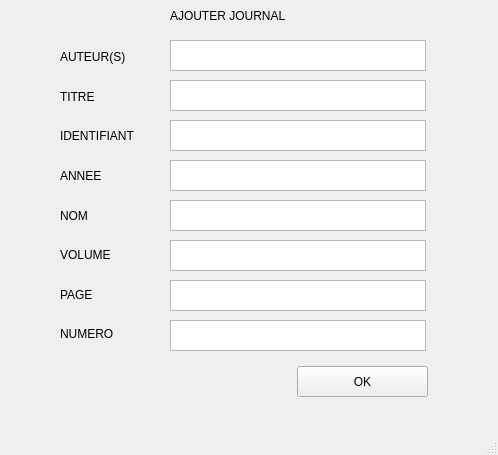
<?xml version="1.0" encoding="UTF-8"?>
<ui version="4.0">
 <class>AjoutJournalClass</class>
 <widget class="QMainWindow" name="AjoutJournalClass">
  <property name="geometry">
   <rect>
    <x>0</x>
    <y>0</y>
    <width>498</width>
    <height>455</height>
   </rect>
  </property>
  <property name="windowTitle">
   <string>MainWindow</string>
  </property>
  <widget class="QWidget" name="centralwidget">
   <widget class="QTextBrowser" name="textBrowser">
    <property name="geometry">
     <rect>
      <x>170</x>
      <y>40</y>
      <width>256</width>
      <height>31</height>
     </rect>
    </property>
   </widget>
   <widget class="QTextBrowser" name="textBrowser_2">
    <property name="geometry">
     <rect>
      <x>170</x>
      <y>80</y>
      <width>256</width>
      <height>31</height>
     </rect>
    </property>
   </widget>
   <widget class="QTextBrowser" name="textBrowser_3">
    <property name="geometry">
     <rect>
      <x>170</x>
      <y>120</y>
      <width>256</width>
      <height>31</height>
     </rect>
    </property>
   </widget>
   <widget class="QTextBrowser" name="textBrowser_4">
    <property name="geometry">
     <rect>
      <x>170</x>
      <y>160</y>
      <width>256</width>
      <height>31</height>
     </rect>
    </property>
   </widget>
   <widget class="QTextBrowser" name="textBrowser_5">
    <property name="geometry">
     <rect>
      <x>170</x>
      <y>200</y>
      <width>256</width>
      <height>31</height>
     </rect>
    </property>
   </widget>
   <widget class="QTextBrowser" name="textBrowser_6">
    <property name="geometry">
     <rect>
      <x>170</x>
      <y>240</y>
      <width>256</width>
      <height>31</height>
     </rect>
    </property>
   </widget>
   <widget class="QTextBrowser" name="textBrowser_7">
    <property name="geometry">
     <rect>
      <x>170</x>
      <y>280</y>
      <width>256</width>
      <height>31</height>
     </rect>
    </property>
   </widget>
   <widget class="QTextBrowser" name="textBrowser_8">
    <property name="geometry">
     <rect>
      <x>170</x>
      <y>320</y>
      <width>256</width>
      <height>31</height>
     </rect>
    </property>
   </widget>
   <widget class="QLabel" name="label_9">
    <property name="geometry">
     <rect>
      <x>170</x>
      <y>0</y>
      <width>211</width>
      <height>31</height>
     </rect>
    </property>
    <property name="text">
     <string>AJOUTER JOURNAL</string>
    </property>
   </widget>
   <widget class="QPushButton" name="pushButton">
    <property name="geometry">
     <rect>
      <x>297</x>
      <y>366</y>
      <width>131</width>
      <height>31</height>
     </rect>
    </property>
    <property name="text">
     <string>OK</string>
    </property>
   </widget>
   <widget class="QWidget" name="">
    <property name="geometry">
     <rect>
      <x>60</x>
      <y>40</y>
      <width>111</width>
      <height>311</height>
     </rect>
    </property>
    <layout class="QVBoxLayout" name="verticalLayout">
     <item>
      <widget class="QLabel" name="label_2">
       <property name="text">
        <string>AUTEUR(S)</string>
       </property>
      </widget>
     </item>
     <item>
      <widget class="QLabel" name="label_5">
       <property name="text">
        <string>TITRE</string>
       </property>
      </widget>
     </item>
     <item>
      <widget class="QLabel" name="label">
       <property name="text">
        <string>IDENTIFIANT</string>
       </property>
      </widget>
     </item>
     <item>
      <widget class="QLabel" name="label_4">
       <property name="text">
        <string>ANNEE</string>
       </property>
      </widget>
     </item>
     <item>
      <widget class="QLabel" name="label_6">
       <property name="text">
        <string>NOM</string>
       </property>
      </widget>
     </item>
     <item>
      <widget class="QLabel" name="label_3">
       <property name="text">
        <string>VOLUME</string>
       </property>
      </widget>
     </item>
     <item>
      <widget class="QLabel" name="label_8">
       <property name="text">
        <string>PAGE</string>
       </property>
      </widget>
     </item>
     <item>
      <widget class="QLabel" name="label_7">
       <property name="text">
        <string>NUMERO</string>
       </property>
      </widget>
     </item>
    </layout>
   </widget>
  </widget>
  <widget class="QMenuBar" name="menubar">
   <property name="geometry">
    <rect>
     <x>0</x>
     <y>0</y>
     <width>498</width>
     <height>27</height>
    </rect>
   </property>
  </widget>
  <widget class="QStatusBar" name="statusbar"/>
 </widget>
 <resources/>
 <connections/>
</ui>
